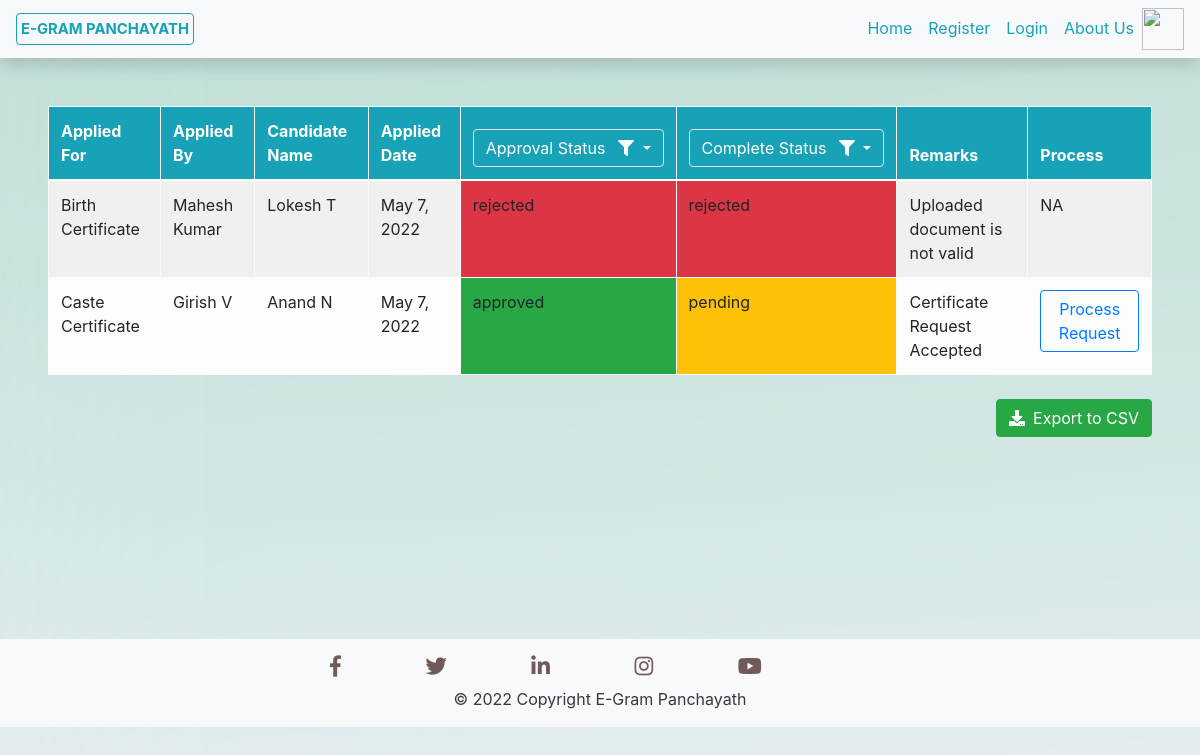
The app's page /Certicates_Received_Requests/, older data.
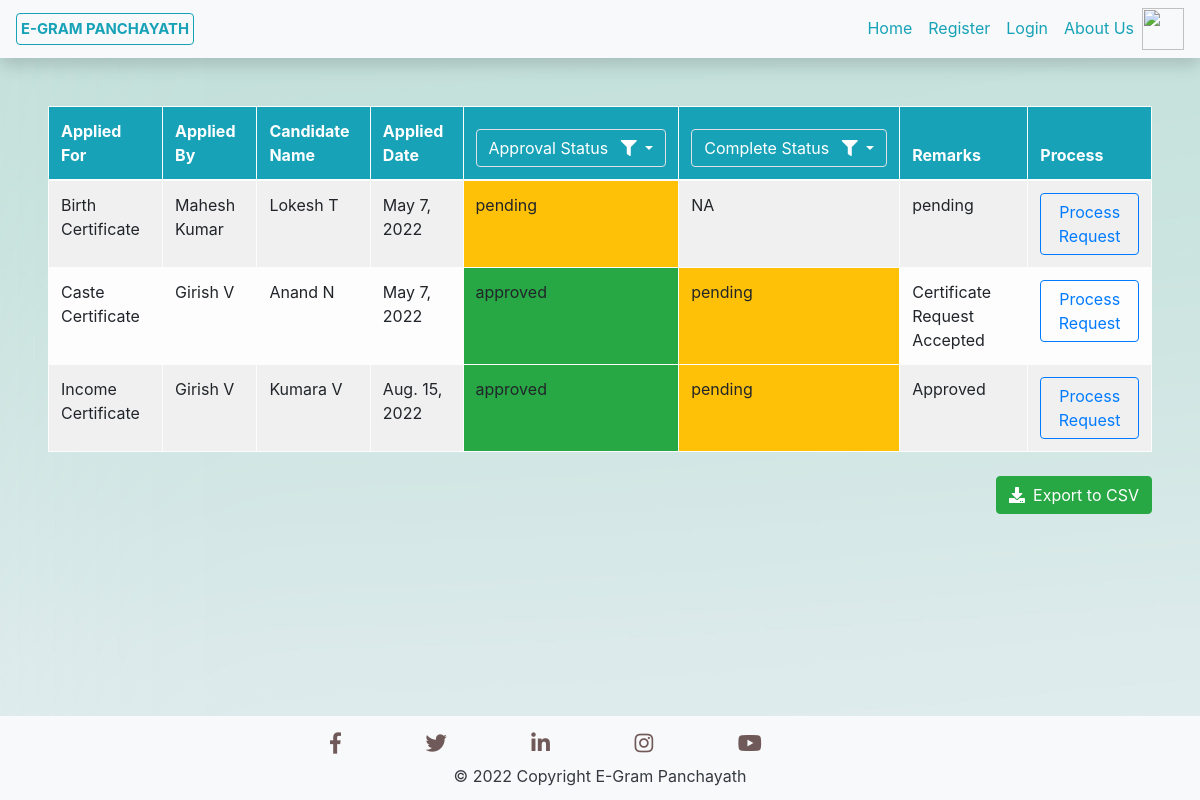
The same page, newer data.
### Services/models.py (models this page shows, shortened)
class Certificates(models.Model):
    Cert_Name = models.CharField(max_length=50)
    Cand_Name = models.CharField(max_length=50)
    Father_Name = models.CharField(max_length=50)
    Mother_Name = models.CharField(max_length=50)
    Address = models.CharField(max_length=300)
    doc_name = models.CharField(max_length=30)
    Cert_Requested_By = models.ForeignKey(User, on_delete=models.CASCADE,default=None, null=True, blank=True)
    Cert_Applied_Date = models.DateTimeField(default=timezone.now)
    document_proof = models.FileField(upload_to='Files/',default=None, null=True, blank=True)
    Birth_Date = models.DateField()
    phoneno = models.CharField(max_length=10, default=None, null=True, blank=True)
    Birth_location = models.CharField(max_length=200, default=None, null=True, blank=True)
    Death_Date = models.DateField(default=None, null=True, blank=True)
    Death_location = models.CharField(max_length=200, default=None, null=True, blank=True)
    Cast = models.CharField(max_length=50, default=None, null=True, blank=True)
    Cast_Category = models.CharField(max_length=10, default=None, null=True, blank=True)
    Income_Value = models.CharField(max_length=20, default=None, null=True, blank=True)
    Remarks = models.TextField()
    Approval_Status = models.CharField(max_length=20)
    Completion_Status = models.CharField(max_length=20, default=None, null=True, blank=True)
    certificate = models.FileField(upload_to='Certificates/',default=None, null=True, blank=True)
    Cert_Estimated_Completion_Date = models.DateField(default=None, null=True, blank=True)

### Services/views.py (the view)
# urls.py: path('Certicates_Received_Requests/', Cert_ReceivedRequests.as_view(), name='CertReqReceived'),
class Cert_ReceivedRequests(ListView):
    model = Services
    template_name = "Services/CertificatesRequestsReceived.html"
    context_object_name = 'requests'
    paginate_by = 5
    def get_queryset(self):
        req = Certificates.objects.all()
        def ExecQuery(req, Cert):
            key = list(Cert.keys())[0]
            if key=='Cert_Approval_Status':
                req = req.filter(Approval_Status=Cert[key]).order_by('-Cert_Applied_Date')
            if key=='Cert_Completion_Status':
                req = req.filter(Completion_Status=Cert[key]).order_by('-Cert_Applied_Date')
            return req
        if self.request.GET.get('idAppStatus'):
            req = ExecQuery(req, {'Cert_Approval_Status':self.request.GET.get('idAppStatus')})
        if self.request.GET.get('idCompStatus'):
            req = ExecQuery(req, {'Cert_Completion_Status':self.request.GET.get('idCompStatus')})
        return req

### Services/templates/Services/CertificatesRequestsReceived.html (shortened to what this page needs)
{% extends 'Services/Base.html' %}
{% block content %}
<div class="p-5">
    <form method="get" action="#">
    <table class="rounded table table-hover table-bordered table-striped table-light">
        <thead class="bg-info text-white">
            <tr>
                <th scope="col">Applied For</th>
                <th scope="col">Applied By</th>
                <th scope="col">Candidate Name</th>
                <th scope="col">Applied Date</th>
                <th scope="col">
                    <div class="dropdown">
                        <button class="btn btn-info border dropdown-toggle" type="button" id="dropdownMenuButton" data-toggle="dropdown" aria-haspopup="true" aria-expanded="false">
                          Approval Status <i class="fas fa-filter ml-2"></i>
                        </button>
                      </div>
                </th>
                <th scope="col">
                    <div class="dropdown">
                        <button class="btn btn-info border dropdown-toggle" type="button" id="dropdownMenuButton" data-toggle="dropdown" aria-haspopup="true" aria-expanded="false">
                          Complete Status <i class="fas fa-filter ml-2"></i>
                        </button>
                      </div>
                </th>
                <th scope="col">Remarks</th>
                <th scope="col">Process</th>
            </tr>
        </thead>
        <tbody>
        {% for request in requests %}
        <tr>
            <td>{{ request.Cert_Name }} </td>
            <td>{{ request.Cert_Requested_By.first_name }} {{ request.Cert_Requested_By.last_name }}</td>
            <td>{{ request.Cand_Name }}</td>
            <td>{{ request.Cert_Applied_Date.date }}</td>
            {% if request.Approval_Status == 'pending' %}
                <td class="bg-warning">{{ request.Approval_Status }}</td>
            {% elif request.Approval_Status == 'approved' %}
                <td class="bg-success">{{ request.Approval_Status }}</td>
            {% elif request.Approval_Status == 'rejected' %}
                <td class="bg-danger">{{ request.Approval_Status }}</td>
            {% endif %}
            {% if request.Completion_Status == 'pending' %}
                <td class="bg-warning">{{ request.Completion_Status }}</td>
            {% elif request.Completion_Status == 'completed' %}
                <td class="bg-success">{{ request.Completion_Status }}</td>
            {% elif request.Completion_Status == 'rejected' %}
                <td class="bg-danger">{{ request.Completion_Status }}</td>
            {% else %}
                <td class="">{{ request.Completion_Status }}</td>
            {% endif %}
            <td>{{ request.Remarks }}</td>
            <td>
                {% if request.Approval_Status == 'pending' or request.Completion_Status == 'pending' %}
                <a class="btn btn-outline-primary" href="{% url 'ProcessCertRequestURL' request.id %}">Process Request</a>
                {% else %}
                    NA
                {% endif %}
            </td>
        </tr>
        {% empty %}
        <tr>
            <td align="center" colspan="7" >No Entries</td>
        </tr>
        {% endfor %}
        </tbody>
        </table>
    </form>
    <a href="{% url 'export-certificate-requets-csv' %}" class="btn btn-success float-right mt-2"><span class="fas fa-download mr-2"></span>Export to CSV</a>
</div>
{% endblock content %}

Row changes from the older to the newer data that the page shows:
changed Certificates "Birth Certificate": Remarks "Uploaded document is not valid" → "pending"; Approval_Status "rejected" → "pending"; Completion_Status "rejected" → "NA"; Approval_Status "NA" → "Process Request"
added Certificates: Cert_Name "Income Certificate", Cert_Requested_By.first_name "Girish", Cert_Requested_By.last_name "V", Cand_Name "Kumara V", Cert_Applied_Date "Aug. 15, 2022", Approval_Status "approved", Completion_Status "pending", Remarks "Approved", shows "Process Request"
